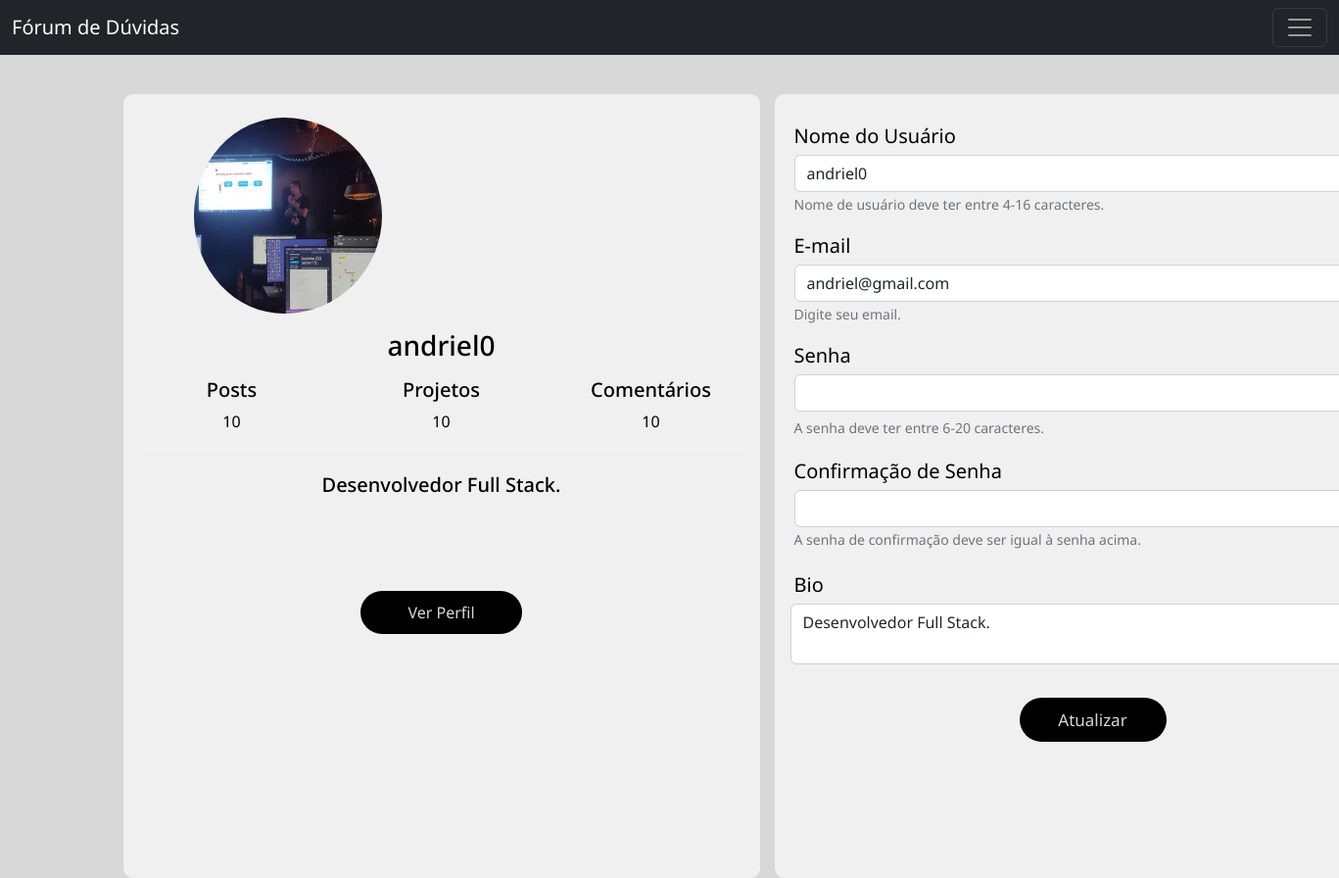
/perfil/2/editar (signed in), run on the app's committed database.
### duvidas/models.py (models this page shows)
class Usuario(database.Model, UserMixin):
    __table_args__ = {'extend_existing': True}
    id = database.Column(database.Integer, primary_key=True)
    user = database.Column(database.String, nullable=False, unique=True)
    email = database.Column(database.String, nullable=False, unique=True)
    senha = database.Column(database.String, nullable=False)
    foto_perfil = database.Column(database.String, default='default.jpg', nullable=False)
    bio = database.Column(database.Text, default='', nullable=False)
    posts_user = database.relationship('Post', backref='autor', lazy=True)
    comentarios_user = database.relationship('duvidas.models.Comentario', lazy=True, overlaps="comentarios_user")
    projetos_user = database.relationship('duvidas.models.Projeto', lazy=True, overlaps="projetos_user")

### duvidas/routes.py (the view, shortened to what this page needs)
@app.route("/perfil/<usuario>/editar", methods=['GET', 'POST'])
@login_required
def editar_perfil(usuario):
    form_editar_perfil = FormEditarPerfil()
    if form_editar_perfil.senha.data and not 5 < len(form_editar_perfil.senha.data) < 21:
        form_editar_perfil.senha.errors = list(form_editar_perfil.senha.errors)
        form_editar_perfil.senha.errors.append(ValueError("A senha deve ter entre 6-20 caracteres."))
    elif request.method == 'GET':
        form_editar_perfil.email.data = current_user.email
        form_editar_perfil.user.data = current_user.user
        form_editar_perfil.bio.data = current_user.bio
    foto_perfil = url_for('static', filename='fotos_perfil/{}'.format(current_user.foto_perfil))
    return render_template('editarperfil.html', foto_perfil=foto_perfil, form_editar_perfil=form_editar_perfil)

### duvidas/forms.py (shortened to what this page needs)
class FormEditarPerfil(FlaskForm):
    user = StringField('Nome do Usuário', validators=[DataRequired(), Length(5, 20)])
    email = StringField('E-mail', validators=[DataRequired(), Email()])
    foto_perfil = FileField('Atualizar foto de perfil', validators=[FileAllowed(['jpg', 'png', 'jpeg'])])
    senha = PasswordField('Senha')
    conf_senha = PasswordField('Confirmação de Senha', validators=[EqualTo('senha')])
    bio = TextAreaField('Bio', validators=[Length(3,135)])
    btn_submit_editar = SubmitField('Atualizar')

### duvidas/models.py (called while the page is built)
@login_manager.user_loader
def load_user(id_usuario):
    return Usuario.query.get(id_usuario)

### duvidas/templates/editarperfil.html (shortened to what this page needs)
{% extends 'base.html' %}
{% block head %}
    <link rel="stylesheet" type="text/css" href="{{ url_for('static', filename='style.css') }}">
    <link rel="stylesheet" type="text/css" href="{{ url_for('static', filename='perfil.css') }}">
{% endblock %}
{% block body %}
    <div class="container mt-5 pt-5">
        <div class="row">
            <div class="col-5">
                <div class="card p-3 py-4" style="width: 650px; height: 800px; margin-">
                    <img src="{{ foto_perfil }}" width="200" class="rounded-circle ms-5 ps-2">
                    <div class="text-center pt-2">
                        <h3 class="mt-2">{{ current_user.user }}</h3>
                        <div class="row mt-3 mb-3">
                          <div class="col-md-4">
                            <h5>Posts</h5>
                            <span class="num">10</span>
                          </div>
                          <div class="col-md-4">
                          <h5>Projetos</h5>
                            <span class="num">10</span>
                          </div>
                          <div class="col-md-4">
                          <h5>Comentários</h5>
                            <span class="num">10</span>
                          </div>
                        </div>
                        <hr class="line">
                        <h5 class="mt-4 mb-5">{{ current_user.bio }}</h5>
                        <div class="profile mt-5">
                            <a href="{{ url_for('perfil', usuario=current_user.user) }}"><button class="profile_button px-5 mt-5">Ver Perfil</button></a>
                        </div>
                    </div>
                </div>
            </div>
            <div class="col-2"></div>
            <div class="col-5">
                <div class="card p-3 py-4" style="width: 650px; height: 800px;">
                    <div class="row pt-0">
                        <form method="POST" action="" enctype="multipart/form-data">
                        <fieldset>
                            <div style="text-align:left;">
                                <div class="row g-3 align-items-center p-1">
                                  <div style="font-size: 20px;" class="row-auto pt-0">
                                    {{ form_editar_perfil.user.label(class="form-control-label") }}
                                  </div>
                                  <div class="row-auto mt-1">
                                      {% if form_editar_perfil.user.errors %}
                                        {{ form_editar_perfil.user(class="form-control is-invalid") }}
                                        <div class="invalid-feedback">
                                            {% for erro in form_editar_perfil.user.errors %}
                                                {{ erro }}
                                            {% endfor %}
                                        </div>
                                      {% else %}
                                        {{ form_editar_perfil.user(class="form-control") }}
                                      {% endif %}
                                  </div>
                                  <div class="row-auto mt-0">
                                    <span class="form-text">
                                      Nome de usuário deve ter entre 4-16 caracteres.
                                    </span>
                                  </div>
                                </div>
                                <div class="row g-3 align-items-center p-1">
                                  <div style="font-size: 20px;" class="row-auto pt-2">
                                      {{ form_editar_perfil.email.label(class="form-control-label") }}
                                  </div>
                                  <div class="row-auto mt-1">
                                      {% if form_editar_perfil.email.errors %}
                                        {{ form_editar_perfil.email(class="form-control is-invalid") }}
                                        <div class="invalid-feedback">
                                            {% for erro in form_editar_perfil.email.errors %}
                                                {{ erro }}
                                            {% endfor %}
                                        </div>
                                      {% else %}
                                        {{ form_editar_perfil.email(class="form-control") }}
                                      {% endif %}
                                  </div>
                                  <div class="row-auto mt-0">
                                    <span class="form-text">
                                      Digite seu email.
                                    </span>
                                  </div>
                                </div>
                                <div style="font-size: 20px;" class="row g-3 align-items-center p-1">
                                  <div class="row-auto pt-2">
                                    {{ form_editar_perfil.senha.label(class="form-control-label") }}
                                  </div>
                                  <div class="row-auto mt-1">
                                      {% if form_editar_perfil.senha.errors %}
                                        {{ form_editar_perfil.senha(class="form-control is-invalid") }}
                                        <div class="invalid-feedback">
                                            {% for erro in form_editar_perfil.senha.errors %}
                                                {{ erro }}
                                            {% endfor %}
                                        </div>
                                      {% else %}
                                        {{ form_editar_perfil.senha(class="form-control") }}
                                      {% endif %}
                                  </div>
                                  <div class="row-auto mt-0">
                                    <span class="form-text" style="font-size: 14px;">
                                      A senha deve ter entre 6-20 caracteres.
                                    </span>
                                  </div>
                                </div>
                                <div class="row g-3 align-items-center p-1">
                                  <div style="font-size: 20px;" class="row-auto pt-2">
                                    {{ form_editar_perfil.conf_senha.label(class="form-control-label") }}
                                  </div>
                                  <div class="row-auto mt-1">
                                      {% if form_editar_perfil.conf_senha.errors %}
                                        {{ form_editar_perfil.conf_senha(class="form-control is-invalid") }}
                                        <div class="invalid-feedback">
                                            {% for erro in form_editar_perfil.conf_senha.errors %}
                                                {{ erro }}
                                            {% endfor %}
                                        </div>
                                      {% else %}
                                        {{ form_editar_perfil.conf_senha(class="form-control") }}
                                      {% endif %}
                                  </div>
                                  <div class="row-auto mt-0 mb-1">
                                    <span class="form-text">
                                      A senha de confirmação deve ser igual à senha acima.
                                    </span>
                                  </div>
                                  <div style="font-size: 20px;" class="row-auto pt-0">
                                    {{ form_editar_perfil.bio.label(class="form-control-label") }}
                                  </div>
                                    {% if form_editar_perfil.bio.errors %}
                                        {{ form_editar_perfil.bio(class="form-control is-invalid") }}
                                        <div class="invalid-feedback">
                                            {% for erro in form_editar_perfil.bio.errors %}
                                                {{ erro }}
                                            {% endfor %}
                                        </div>
                                    {% else %}
                                        {{ form_editar_perfil.bio(class="form-control m-1") }}
                                    {% endif %}
                                <div class="container d-flex justify-content-center" style="height: 80px; padding-top: 10px;">
                                    {{ form_editar_perfil.btn_submit_editar(class="profile_button", style="font-size: 17px; margin-top: 20px; width: 150px; height: 45px;") }}
                                </div>
                            </div>
                            </div>
                        </fieldset>
                    </form>
                </div>
            </div>
        </div>
    </div>
    </div>
{% endblock %}

### duvidas/static/style.css (style rules this page uses)
body { background-color: #d8d8d8; }
fieldset { background-color: #f0f0f0; }

### duvidas/static/perfil.css (style rules this page uses)
* { margin: 0; padding: 0; box-sizing: border-box; font-family: 'Noto Sans', sans-serif }
html, body { height: 100% }
body { display: grid; place-items: center; background: #d8d8d8 }
.card { color:#000000; width: 450px; height: 400px; border-radius: 10px; background: #f0f0f0; border: none }
.num { color:#000000 !important; }
.line { color:#fff; }
.profile_button { color:#d8d8d8; padding:10px; border:none; outline:0 !important; border-radius: 50px; background: #000000; }
img { width: 200px; height: 200px; border-radius: 100px; }

### data on the page
Usuario: user "andriel0", bio "Desenvolvedor Full Stack.", email "andriel@gmail.com"
